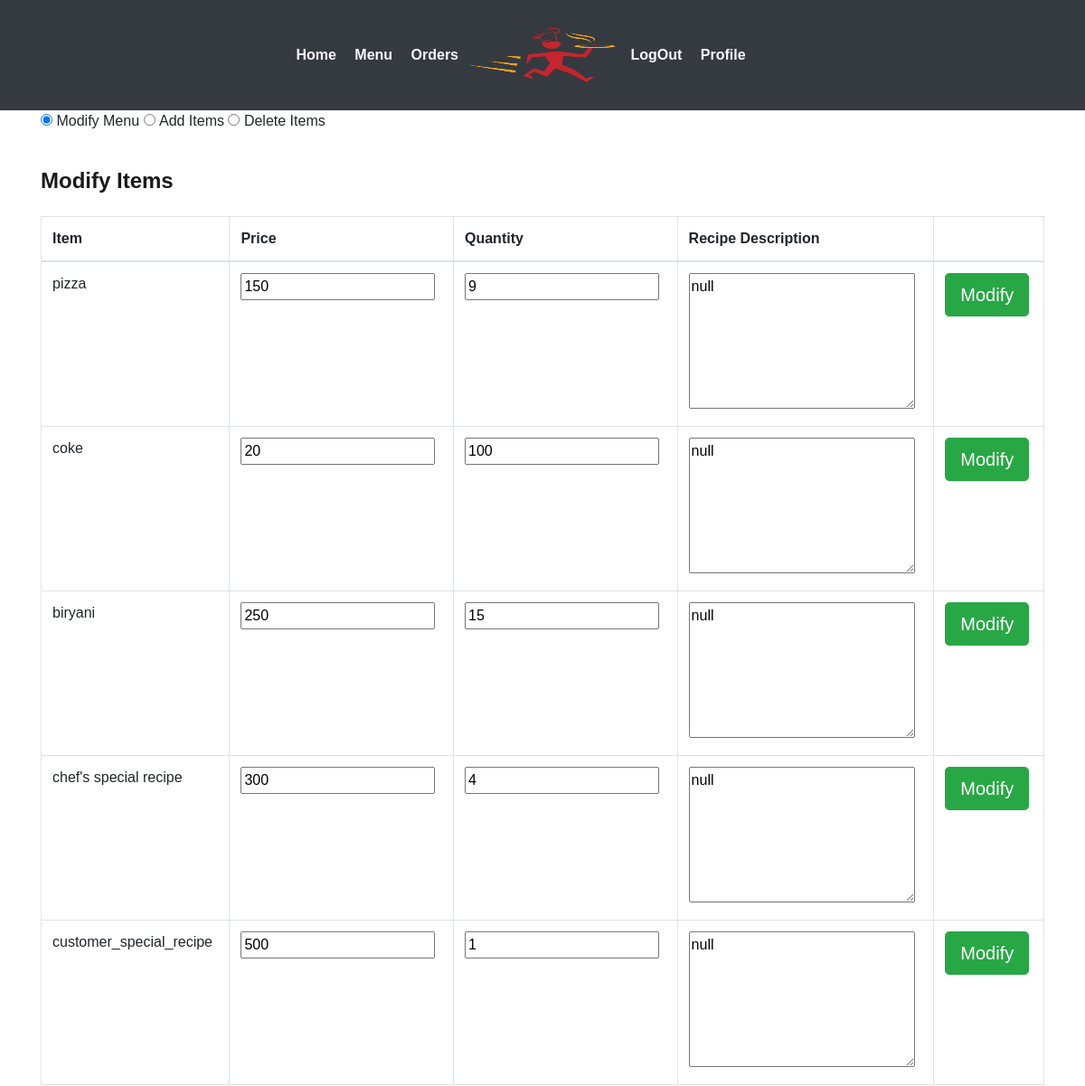
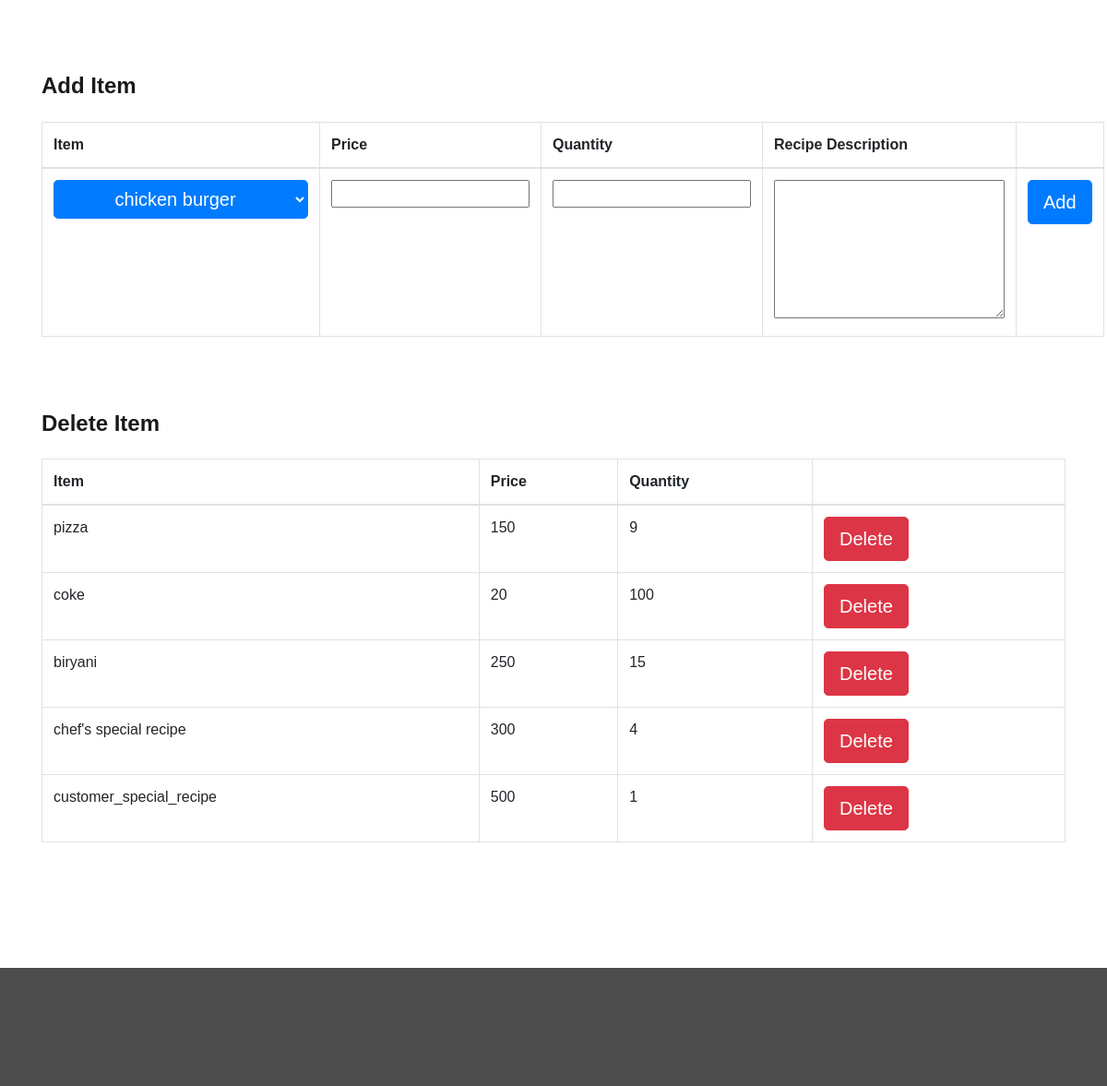
The app's page /restaurant/menu/ (signed in), older data (2 pictures, top to bottom).
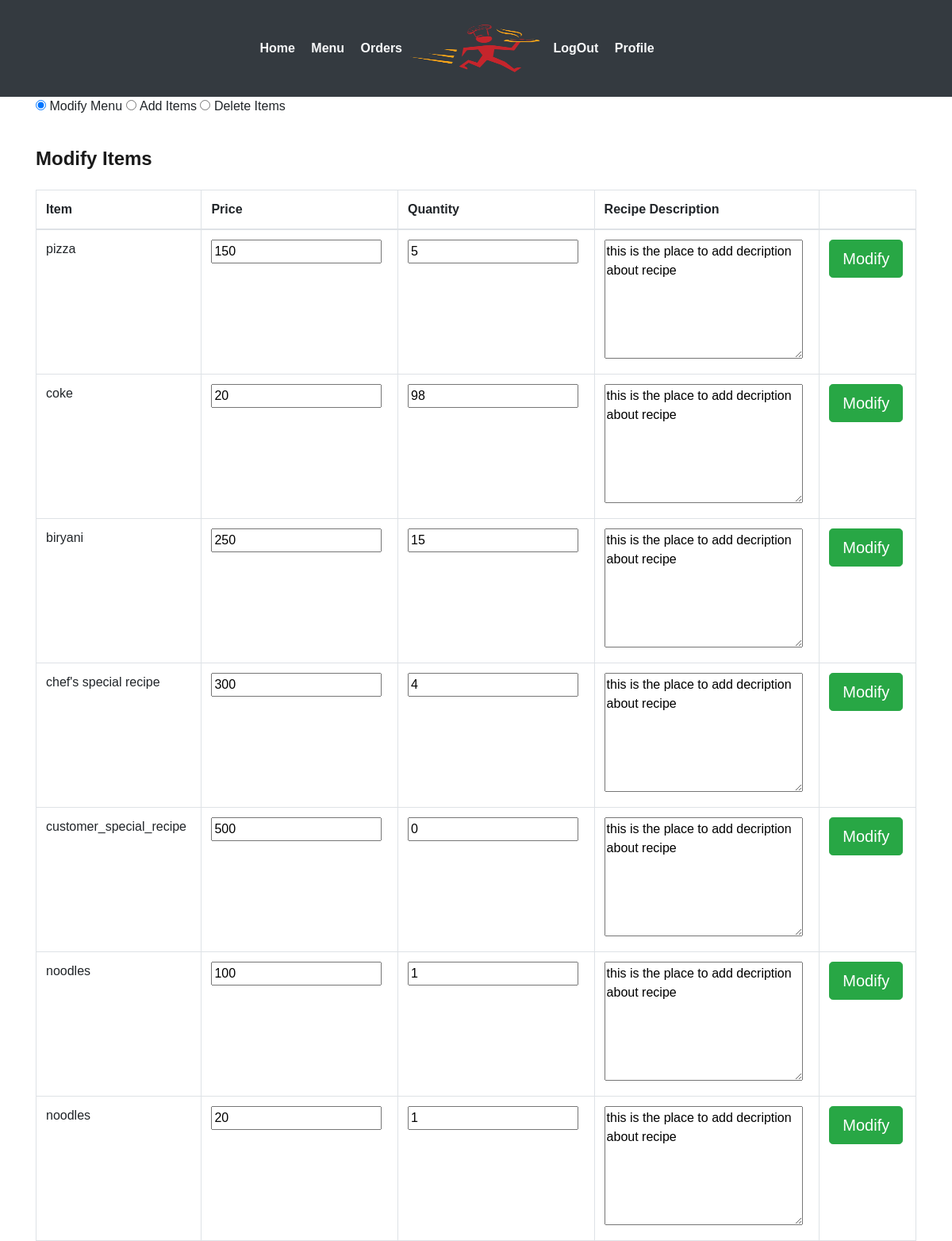
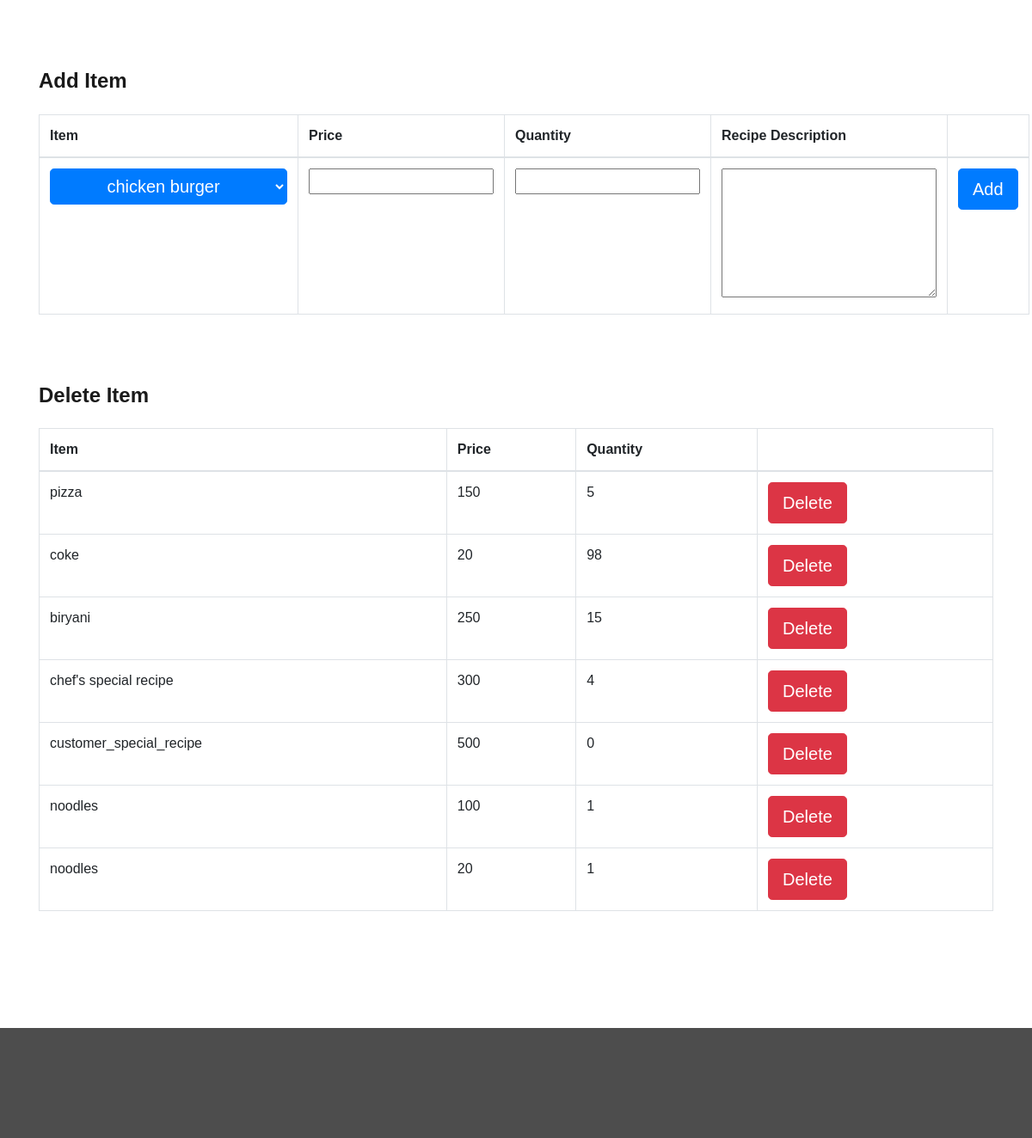
The same page, newer data (2 pictures, top to bottom).
### webapp/models.py (models this page shows, shortened)
class Item(models.Model):
	id 			= models.AutoField(primary_key=True)
	fname 		= models.CharField(max_length=30,blank=False)
	category 	= models.CharField(max_length=50,blank=False)
	def __str__(self):
		return self.fname

class Menu(models.Model):
	id 		 = models.AutoField(primary_key=True)
	item_id  = models.ForeignKey(Item,on_delete=models.CASCADE)
	r_id     = models.ForeignKey(Restaurant,on_delete=models.CASCADE)
	price    = models.IntegerField(blank=False)
	quantity = models.IntegerField(blank=False,default=0)
	des = models.CharField(max_length=50,blank=False)

### webapp/views.py (the view, shortened to what this page needs)
# urls.py: path('restaurant/menu/',views.menuManipulation,name='mmenu'),
@login_required(login_url='/login/restaurant/')
def menuManipulation(request):
	if not request.user.is_authenticated:
		return redirect("rlogin")
	rest=Restaurant.objects.filter(id=request.user.restaurant.id);
	rest=rest[0]
	menuitems=Menu.objects.filter(r_id=rest)
	menu=[]
	for x in menuitems:
		cmenu=[]
		cmenu.append(x.item_id)
		cmenu.append(x.price)
		cmenu.append(x.quantity)
		cmenu.append(x.id)
		cmenu.append(x.des)
		menu.append(cmenu)
	menuitems = Item.objects.all()
	items = []
	for y in menuitems:
		citem = []
		citem.append(y.id)
		citem.append(y.fname)
		items.append(citem)
	context={
		"menu":menu,
		"items":items,
		"username":request.user.username,
	}
	return render(request,'webapp/menu_modify.html',context)

### webapp/templates/webapp/menu_modify.html (shortened to what this page needs)
{% extends 'webapp/base2.html'%}
{% block body %}
	<div class="container">
		<input id="tab1" type="radio" name="tabs" checked>
  	<label for="tab1">Modify Menu</label>
  	<input id="tab2" type="radio" name="tabs">
  	<label for="tab2">Add Items</label>
	<input id="tab3" type="radio" name="tabs">
  	<label for="tab3">Delete Items</label>
	<section id="content1">
		<div class="order-top" style="border:0">
			<p>
				<h4>Modify Items</h4>
				<table class="table table-hover table-bordered">
					<thead>
						<th>Item</th>
						<th>Price</th>
						<th>Quantity</th>
						<th>Recipe Description</th>
						<th></th>
					</thead>
				{% for x in menu %}
					<tr>
						<form action="" method="POST">{% csrf_token %}
							<td>{{x.0}}</td>
							<td><input type="number" value="{{x.1}}" name="price"/></td>
							<td><input type="number" value="{{x.2}}" name="quantity"/></td>
							<td><textarea name="des" style="width:250px;height:150px;" >{{x.4}}</textarea></td>
							<td>
								<input type="submit" value="Modify" name="submit" class="btn btn-success btn-lg" />
							</td>
						</form>
					</tr>
				{% endfor %}
				</table>
			</p>
		</div>
	</section>
	<section id="content2">
		<div class="order-top" style="border:0">
			<p>
				<h4>Add Item</h4>
				<table class="table table-hover table-bordered">
					<thead>
						<th>Item</th>
						<th>Price</th>
						<th>Quantity</th>
						<th>Recipe Description</th>
						<th></th>
					</thead>
					<tr>
						<form action="" method="POST">{% csrf_token %}
						<td>
							<select name="item" class="btn btn-primary btn-lg">
							{% for x in items %}
								<option value="{{x.0}}">{{x.1}}</option>
							{% endfor %}
							</select>
						</td>
						<td><input type="number" value="" name="price"/></td>
						<td><input type="number" value="" name="quantity"/>
						</td>
							<td><textarea name="des" style="width:250px;height:150px;" ></textarea></td>
						<td>
							<input type="submit" value="Add" name="submit" class="btn  btn-primary btn-lg">
						</td>
						</form>
					</tr>
				</table>
			</p>
		</div>
	</section>
	<section id="content3">
		<div class="order-top" style="border:0">
			<p>
				<h4>Delete Item</h4>
				<table class="table table-hover table-bordered">
					<thead>
						<th>Item</th>
						<th>Price</th>
						<th>Quantity</th>
						<th></th>
					</thead>
				{% for x in menu %}
					<tr>
					<td>{{x.0}}</td>
					<td>{{x.1}}</td>
					<td>{{x.2}}</td>
					<td>
						<form action="" method="POST">{% csrf_token %}
							<input type="submit" value="Delete" name="submit" class="btn btn-danger btn-lg">
						</form>
					</td>
					</tr>
				{% endfor %}
				</table>
			</p>
		</div>
	</section>
	</div>
{% endblock %}

### webapp/templates/webapp/base2.html (shortened to what this page needs)
<!DOCTYPE html>
<html>
<head>
   {% load static %}
  <link rel="stylesheet" type="text/css" href="{% static 'webapp/css/bootstrap.min.css'%}">
  <link href="/static/webapp/css/style.css" rel="stylesheet" type="text/css" media="all" />
  <link rel='stylesheet' href='https://maxcdn.bootstrapcdn.com/font-awesome/4.5.0/css/font-awesome.min.css' >
  <link href="//netdna.bootstrapcdn.com/bootstrap/3.0.0/css/bootstrap-glyphicons.css" rel="stylesheet">
  <link href="static/webapp/css/animate.css" rel='stylesheet' type='text-center/css' />
  </head>
  <body>
	<nav class="navbar navbar-expand-lg navbar-light bg-dark">
   		 <div class="container-fluid">
   		 	 <div class="navbar-collapse collapse w-100 dual-collapse2 order-1 order-md-0">
        <ul class="navbar-nav ml-auto text-center">
            <li class="nav-item active">
                <a class="nav-link text-light" href="{% url 'index' %}"><font size="3">&nbsp; <strong>Home</strong> </font></a>
            </li>
            <li class="nav-item">
                <a class="nav-link text-light" href="{% url  'mmenu' %}"><font size="3">&nbsp;<strong>Menu </strong></font></a>
            </li>
             <li class="nav-item">
                <a class="nav-link text-light" href="{% url  'orderlist' %}"><font size="3">&nbsp;<strong>Orders</strong></font></a>
            </li>
        </ul>
    </div>
    <div class="mx-auto my-2 order-0 order-md-1 position-relative">
        <a class="mx-auto" href="#">
            <img  src="/static/webapp/images/logo.png" style="height: 90px;width: 170px;" alt="Home" class="rounded-circle img-responsive">
        </a>
    </div>
    <div class="navbar-collapse collapse w-100 dual-collapse2 order-2 order-md-2">
        <ul class="navbar-nav mr-auto text-center">
          {% if request.user.is_authenticated %}
            <li class="nav-item">
                <a class="nav-link text-light " href="{% url 'logout' %}"><font size="3"> &nbsp;<strong>LogOut </strong> </font></a>
            </li>
            <li class="nav-item">
                <a class="nav-link text-light " href="{%url 'rprofile' %}"><font size="3"> &nbsp;<strong>Profile</strong></font></a>
            </li>
            {% endif %}
        </ul>
    </div>
</div>
</nav>
{% block body %}
{% endblock %}
<br>
<br>
<br>
<br>
<div class="footer">
    <div class="container-fluid">
    <div class="footer-copyright text-center py-3">
      </div>
  </div>
</div>
</body>
</html>

### webapp/static/webapp/css/style.css (style rules this page uses)
body { padding:0; margin:0; font-family: 'Source Sans Pro', sans-serif; }
body a { transition:0.5s all; -webkit-transition:0.5s all; -moz-transition:0.5s all; -o-transition:0.5s all; -ms-transition:0.5s all; }
input[type="button"],input[type="submit"] { transition:0.5s all; -webkit-transition:0.5s all; -moz-transition:0.5s all; -o-transition:0.5s all; -ms-transition:0.5s all; }
h1,h2,h3,h4,h5,h6 { margin:0; }
p { margin:0; }
ul { margin:0; padding:0; }
label { margin:0; }
.order-top h4 { color: #1A1A1A; font-size: 1.5em; font-weight: 600; margin-bottom: 1em; }
.order-top p { color: #6b6969; font-size: 1em; font-weight: 400; line-height: 1.8em; margin: 1em 0; }
.order-top { padding: 1.5em 0; border-bottom: 1px dotted #5fa022; }
.footer { padding:3em 0; background:#4D4D4D; }

Row changes from the older to the newer data that the page shows:
changed through a linked row, Item "pizza": quantity "9" → "5"; des "null" → "this is the place to add decription about recipe"; x "9" → "5"
changed through a linked row, Item "coke": quantity "100" → "98"; des "null" → "this is the place to add decription about recipe"; x "100" → "98"
changed through a linked row, Item "biryani": des "null" → "this is the place to add decription about recipe"
changed through a linked row, Item "chef's special recipe": des "null" → "this is the place to add decription about recipe"
changed through a linked row, Item "customer_special_recipe": quantity "1" → "0"; des "null" → "this is the place to add decription about recipe"; x "1" → "0"
now on this page (row unchanged): Item: fname "noodles", price "100", quantity "1", des "this is the place to add decription about recipe", price "20", x "100", x "1", x "20"
